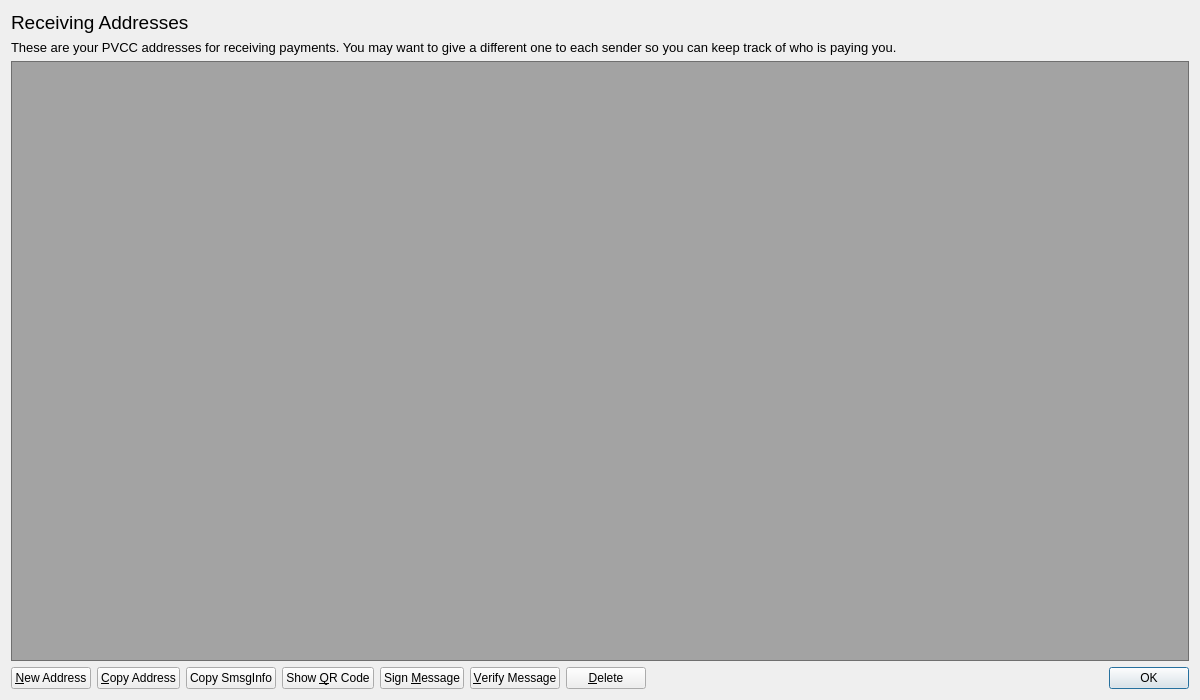
<?xml version="1.0" encoding="UTF-8"?>
<ui version="4.0">
 <class>AddressBookPage</class>
 <widget class="QWidget" name="AddressBookPage">
  <property name="geometry">
   <rect>
    <x>0</x>
    <y>0</y>
    <width>1200</width>
    <height>700</height>
   </rect>
  </property>
  <property name="windowTitle">
   <string>Address Book</string>
  </property>
  <property name="styleSheet">
   <string notr="true"/>
  </property>
  <layout class="QVBoxLayout" name="verticalLayout">
   <item>
    <widget class="QLabel" name="AddressLabelName">
     <property name="font">
      <font>
       <pointsize>14</pointsize>
      </font>
     </property>
     <property name="text">
      <string>Receiving Addresses</string>
     </property>
    </widget>
   </item>
   <item>
    <widget class="QLabel" name="labelExplanation">
     <property name="font">
      <font>
       <pointsize>10</pointsize>
      </font>
     </property>
     <property name="text">
      <string>These are your PVCC addresses for receiving payments. You may want to give a different one to each sender so you can keep track of who is paying you.</string>
     </property>
     <property name="textFormat">
      <enum>Qt::PlainText</enum>
     </property>
     <property name="wordWrap">
      <bool>true</bool>
     </property>
    </widget>
   </item>
   <item>
    <widget class="QTableView" name="tableView">
     <property name="font">
      <font>
       <pointsize>10</pointsize>
      </font>
     </property>
     <property name="contextMenuPolicy">
      <enum>Qt::CustomContextMenu</enum>
     </property>
     <property name="toolTip">
      <string>Double-click to edit address or label</string>
     </property>
     <property name="styleSheet">
      <string notr="true">background: transparent;
background-color: rgb(20, 20, 20, 0.35);
color: rgb(255, 255, 255);
</string>
     </property>
     <property name="tabKeyNavigation">
      <bool>false</bool>
     </property>
     <property name="selectionMode">
      <enum>QAbstractItemView::SingleSelection</enum>
     </property>
     <property name="selectionBehavior">
      <enum>QAbstractItemView::SelectRows</enum>
     </property>
     <property name="sortingEnabled">
      <bool>true</bool>
     </property>
     <attribute name="verticalHeaderVisible">
      <bool>false</bool>
     </attribute>
    </widget>
   </item>
   <item>
    <layout class="QHBoxLayout" name="horizontalLayout">
     <item>
      <widget class="QPushButton" name="newAddressButton">
       <property name="toolTip">
        <string>Create a new address</string>
       </property>
       <property name="text">
        <string>&amp;New Address</string>
       </property>
      </widget>
     </item>
     <item>
      <widget class="QPushButton" name="copyToClipboard">
       <property name="toolTip">
        <string>Copy the currently selected address to the system clipboard</string>
       </property>
       <property name="text">
        <string>&amp;Copy Address</string>
       </property>
      </widget>
     </item>
     <item>
      <widget class="QPushButton" name="copySmsgInfo">
       <property name="toolTip">
        <string>Copy the currently selected address smsg info to the system clipboard</string>
       </property>
       <property name="text">
        <string>Copy SmsgInfo</string>
       </property>
      </widget>
     </item>
     <item>
      <widget class="QPushButton" name="showQRCode">
       <property name="text">
        <string>Show &amp;QR Code</string>
       </property>
      </widget>
     </item>
     <item>
      <widget class="QPushButton" name="signMessage">
       <property name="toolTip">
        <string>Sign a message to prove you own a PVCC address</string>
       </property>
       <property name="text">
        <string>Sign &amp;Message</string>
       </property>
      </widget>
     </item>
     <item>
      <widget class="QPushButton" name="verifyMessage">
       <property name="toolTip">
        <string>Verify a message to ensure it was signed with a specified PVCC address</string>
       </property>
       <property name="text">
        <string>&amp;Verify Message</string>
       </property>
      </widget>
     </item>
     <item>
      <widget class="QPushButton" name="deleteButton">
       <property name="toolTip">
        <string>Delete the currently selected address from the list</string>
       </property>
       <property name="text">
        <string>&amp;Delete</string>
       </property>
      </widget>
     </item>
     <item>
      <spacer name="horizontalSpacer">
       <property name="orientation">
        <enum>Qt::Horizontal</enum>
       </property>
       <property name="sizeHint" stdset="0">
        <size>
         <width>40</width>
         <height>20</height>
        </size>
       </property>
      </spacer>
     </item>
     <item>
      <widget class="QDialogButtonBox" name="buttonBox">
       <property name="sizePolicy">
        <sizepolicy hsizetype="Maximum" vsizetype="Fixed">
         <horstretch>0</horstretch>
         <verstretch>0</verstretch>
        </sizepolicy>
       </property>
       <property name="standardButtons">
        <set>QDialogButtonBox::Ok</set>
       </property>
      </widget>
     </item>
    </layout>
   </item>
  </layout>
 </widget>
 <resources/>
 <connections/>
</ui>
